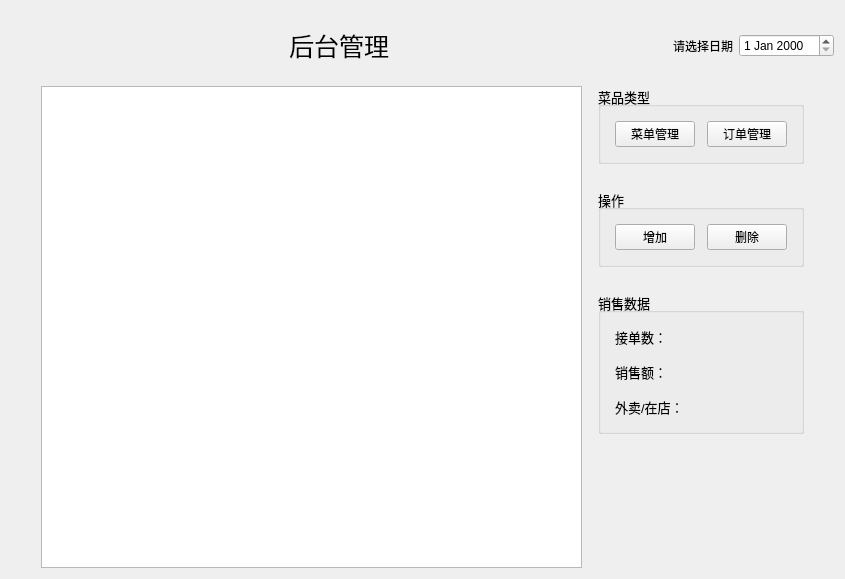
<?xml version="1.0" encoding="UTF-8"?>
<ui version="4.0">
 <class>BackForm</class>
 <widget class="QWidget" name="BackForm">
  <property name="geometry">
   <rect>
    <x>0</x>
    <y>0</y>
    <width>845</width>
    <height>579</height>
   </rect>
  </property>
  <property name="windowTitle">
   <string>Form</string>
  </property>
  <layout class="QVBoxLayout" name="verticalLayout_4">
   <item>
    <layout class="QVBoxLayout" name="verticalLayout_3" stretch="1,0,1,30">
     <item>
      <spacer name="verticalSpacer_4">
       <property name="orientation">
        <enum>Qt::Vertical</enum>
       </property>
       <property name="sizeHint" stdset="0">
        <size>
         <width>20</width>
         <height>40</height>
        </size>
       </property>
      </spacer>
     </item>
     <item>
      <layout class="QHBoxLayout" name="horizontalLayout" stretch="9,0,1">
       <item>
        <widget class="QLabel" name="label">
         <property name="font">
          <font>
           <pointsize>19</pointsize>
          </font>
         </property>
         <property name="text">
          <string>后台管理</string>
         </property>
         <property name="alignment">
          <set>Qt::AlignCenter</set>
         </property>
        </widget>
       </item>
       <item>
        <widget class="QLabel" name="label_8">
         <property name="text">
          <string>请选择日期</string>
         </property>
        </widget>
       </item>
       <item>
        <widget class="QDateEdit" name="chooseTime"/>
       </item>
      </layout>
     </item>
     <item>
      <spacer name="verticalSpacer">
       <property name="orientation">
        <enum>Qt::Vertical</enum>
       </property>
       <property name="sizeHint" stdset="0">
        <size>
         <width>20</width>
         <height>40</height>
        </size>
       </property>
      </spacer>
     </item>
     <item>
      <layout class="QVBoxLayout" name="verticalLayout_2" stretch="20">
       <item>
        <layout class="QHBoxLayout" name="horizontalLayout_5" stretch="10,4">
         <property name="leftMargin">
          <number>30</number>
         </property>
         <property name="rightMargin">
          <number>30</number>
         </property>
         <item>
          <widget class="QTableWidget" name="tableWidget">
           <property name="editTriggers">
            <set>QAbstractItemView::DoubleClicked</set>
           </property>
          </widget>
         </item>
         <item>
          <layout class="QVBoxLayout" name="verticalLayout" stretch="0,0,0,0">
           <property name="spacing">
            <number>25</number>
           </property>
           <property name="leftMargin">
            <number>10</number>
           </property>
           <property name="topMargin">
            <number>0</number>
           </property>
           <property name="rightMargin">
            <number>0</number>
           </property>
           <property name="bottomMargin">
            <number>0</number>
           </property>
           <item>
            <widget class="QGroupBox" name="groupBox">
             <property name="sizePolicy">
              <sizepolicy hsizetype="Preferred" vsizetype="Fixed">
               <horstretch>0</horstretch>
               <verstretch>0</verstretch>
              </sizepolicy>
             </property>
             <property name="font">
              <font>
               <pointsize>10</pointsize>
              </font>
             </property>
             <property name="title">
              <string>菜品类型</string>
             </property>
             <layout class="QHBoxLayout" name="horizontalLayout_3">
              <item>
               <layout class="QGridLayout" name="gridLayout_2" columnstretch="1,0">
                <property name="leftMargin">
                 <number>5</number>
                </property>
                <property name="topMargin">
                 <number>5</number>
                </property>
                <property name="rightMargin">
                 <number>5</number>
                </property>
                <property name="bottomMargin">
                 <number>5</number>
                </property>
                <property name="spacing">
                 <number>12</number>
                </property>
                <item row="0" column="1">
                 <widget class="QPushButton" name="orderManagerButton">
                  <property name="font">
                   <font>
                    <pointsize>9</pointsize>
                   </font>
                  </property>
                  <property name="text">
                   <string>订单管理</string>
                  </property>
                  <property name="checkable">
                   <bool>true</bool>
                  </property>
                  <property name="autoRepeat">
                   <bool>false</bool>
                  </property>
                 </widget>
                </item>
                <item row="0" column="0">
                 <widget class="QPushButton" name="menuManagerButton">
                  <property name="font">
                   <font>
                    <pointsize>9</pointsize>
                   </font>
                  </property>
                  <property name="text">
                   <string>菜单管理</string>
                  </property>
                  <property name="checkable">
                   <bool>true</bool>
                  </property>
                  <property name="checked">
                   <bool>false</bool>
                  </property>
                  <property name="autoRepeat">
                   <bool>false</bool>
                  </property>
                 </widget>
                </item>
               </layout>
              </item>
             </layout>
            </widget>
           </item>
           <item>
            <widget class="QGroupBox" name="groupBox_2">
             <property name="sizePolicy">
              <sizepolicy hsizetype="Preferred" vsizetype="Fixed">
               <horstretch>0</horstretch>
               <verstretch>0</verstretch>
              </sizepolicy>
             </property>
             <property name="font">
              <font>
               <pointsize>10</pointsize>
              </font>
             </property>
             <property name="title">
              <string>操作</string>
             </property>
             <layout class="QHBoxLayout" name="horizontalLayout_4">
              <property name="topMargin">
               <number>9</number>
              </property>
              <item>
               <layout class="QGridLayout" name="gridLayout_3" columnstretch="1,0" columnminimumwidth="0,0">
                <property name="leftMargin">
                 <number>5</number>
                </property>
                <property name="topMargin">
                 <number>5</number>
                </property>
                <property name="rightMargin">
                 <number>5</number>
                </property>
                <property name="bottomMargin">
                 <number>5</number>
                </property>
                <property name="spacing">
                 <number>12</number>
                </property>
                <item row="0" column="1">
                 <widget class="QPushButton" name="deleteButton">
                  <property name="font">
                   <font>
                    <pointsize>9</pointsize>
                   </font>
                  </property>
                  <property name="text">
                   <string>删除</string>
                  </property>
                 </widget>
                </item>
                <item row="0" column="0">
                 <widget class="QPushButton" name="addButton">
                  <property name="font">
                   <font>
                    <pointsize>9</pointsize>
                   </font>
                  </property>
                  <property name="text">
                   <string>增加</string>
                  </property>
                 </widget>
                </item>
               </layout>
              </item>
             </layout>
            </widget>
           </item>
           <item>
            <widget class="QGroupBox" name="groupBox_4">
             <property name="sizePolicy">
              <sizepolicy hsizetype="Preferred" vsizetype="Fixed">
               <horstretch>0</horstretch>
               <verstretch>0</verstretch>
              </sizepolicy>
             </property>
             <property name="font">
              <font>
               <pointsize>10</pointsize>
              </font>
             </property>
             <property name="title">
              <string>销售数据</string>
             </property>
             <layout class="QHBoxLayout" name="horizontalLayout_8">
              <property name="topMargin">
               <number>9</number>
              </property>
              <item>
               <layout class="QGridLayout" name="gridLayout">
                <property name="leftMargin">
                 <number>5</number>
                </property>
                <property name="topMargin">
                 <number>5</number>
                </property>
                <property name="rightMargin">
                 <number>5</number>
                </property>
                <property name="bottomMargin">
                 <number>5</number>
                </property>
                <property name="verticalSpacing">
                 <number>15</number>
                </property>
                <item row="2" column="0">
                 <widget class="QLabel" name="label_7">
                  <property name="text">
                   <string>外卖/在店：</string>
                  </property>
                 </widget>
                </item>
                <item row="1" column="0">
                 <widget class="QLabel" name="label_4">
                  <property name="text">
                   <string>销售额：</string>
                  </property>
                 </widget>
                </item>
                <item row="0" column="1">
                 <widget class="QLabel" name="label_3">
                  <property name="text">
                   <string/>
                  </property>
                 </widget>
                </item>
                <item row="1" column="1">
                 <widget class="QLabel" name="label_5">
                  <property name="text">
                   <string/>
                  </property>
                 </widget>
                </item>
                <item row="0" column="0">
                 <widget class="QLabel" name="label_2">
                  <property name="text">
                   <string>接单数：</string>
                  </property>
                 </widget>
                </item>
                <item row="2" column="1">
                 <widget class="QLabel" name="label_6">
                  <property name="text">
                   <string/>
                  </property>
                 </widget>
                </item>
               </layout>
              </item>
             </layout>
            </widget>
           </item>
           <item>
            <spacer name="verticalSpacer_3">
             <property name="orientation">
              <enum>Qt::Vertical</enum>
             </property>
             <property name="sizeHint" stdset="0">
              <size>
               <width>20</width>
               <height>40</height>
              </size>
             </property>
            </spacer>
           </item>
          </layout>
         </item>
        </layout>
       </item>
      </layout>
     </item>
    </layout>
   </item>
  </layout>
 </widget>
 <tabstops>
  <tabstop>tableWidget</tabstop>
  <tabstop>menuManagerButton</tabstop>
  <tabstop>orderManagerButton</tabstop>
  <tabstop>addButton</tabstop>
  <tabstop>deleteButton</tabstop>
 </tabstops>
 <resources/>
 <connections/>
</ui>
